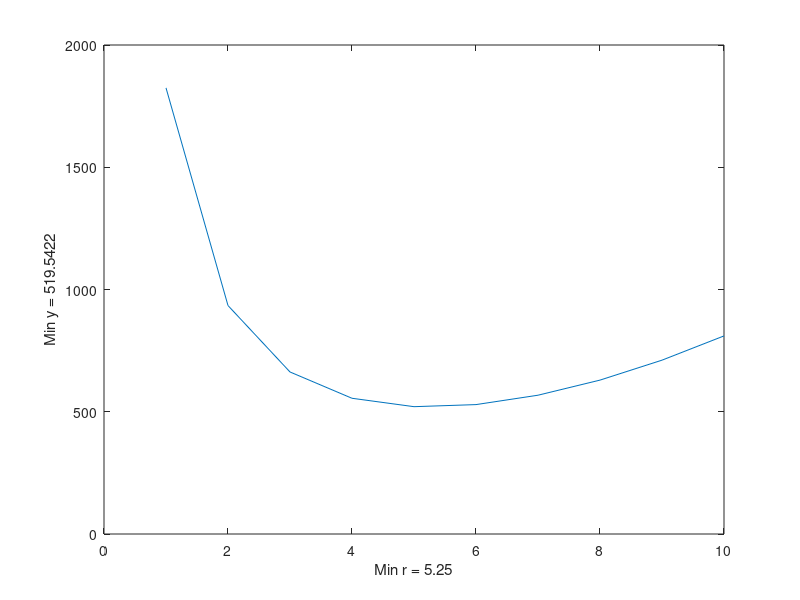

Recreate this plot in MATLAB.
%Octave Script
%Title       : Definición y Resolución de Variable, Función, Dominio y Rango
%Description : Script para daR solución a el problema de "La lata para envasar chocolate" y definir los conseptos de Variable, Función, Dominio y Rango
%Authors     : Ernesto Archundia Montiel, Felipe de Jesus Atenojenes Feliciano N eftali Barrales Garcia
%Date        : 20211013, 202123846
%Version     : 4
%Usage       : octave/path/DefinicionyResolucion
%Notes       : Requiere la aplicación de octave, usar su línea de comandos  

clear
r=0:1:10;
ar=@(r) (1818.4./(r))+ ((2 * pi())*((r.^2)));
y = (1818.4./(r)) + ((2 * pi())*(r.^2));
resr = fminbnd( ar,0,10);
plot(r, y);
xlabel(['Min r = ' num2str(resr)] );
ylabel(['Min y = ' num2str( ar(resr))] );
